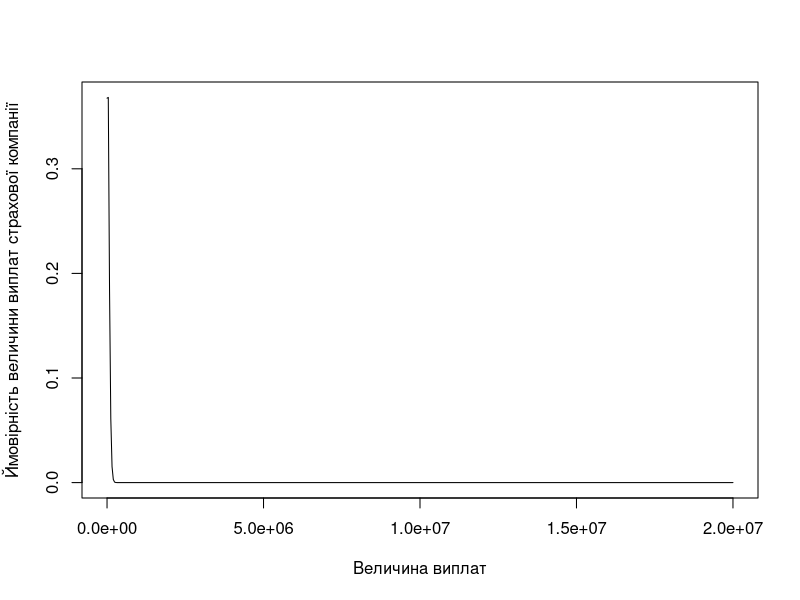
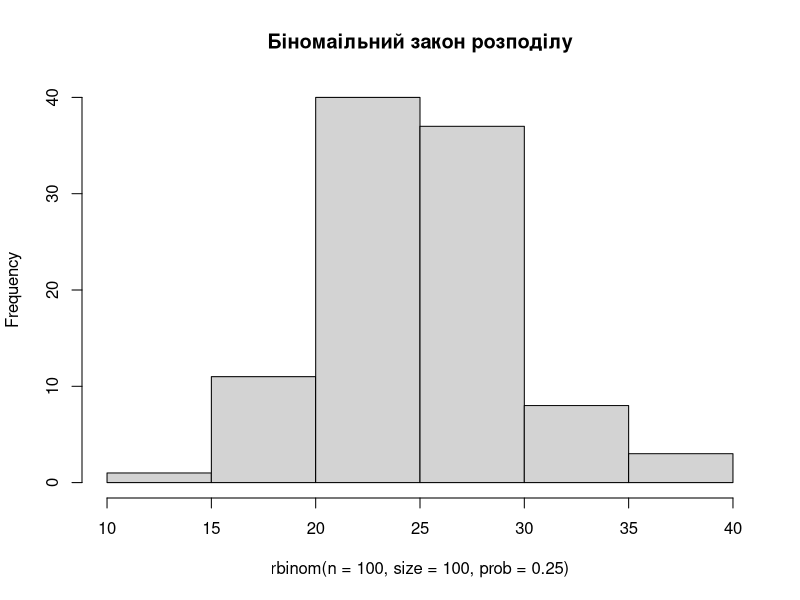
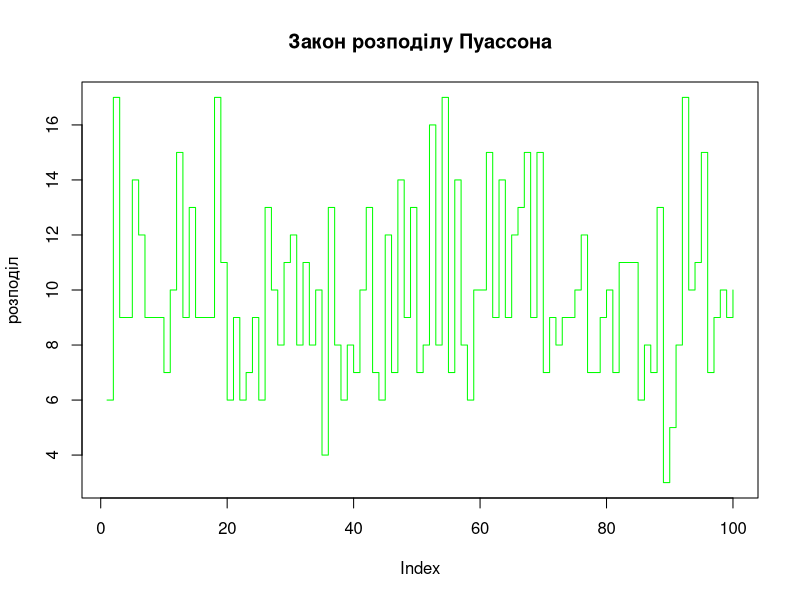
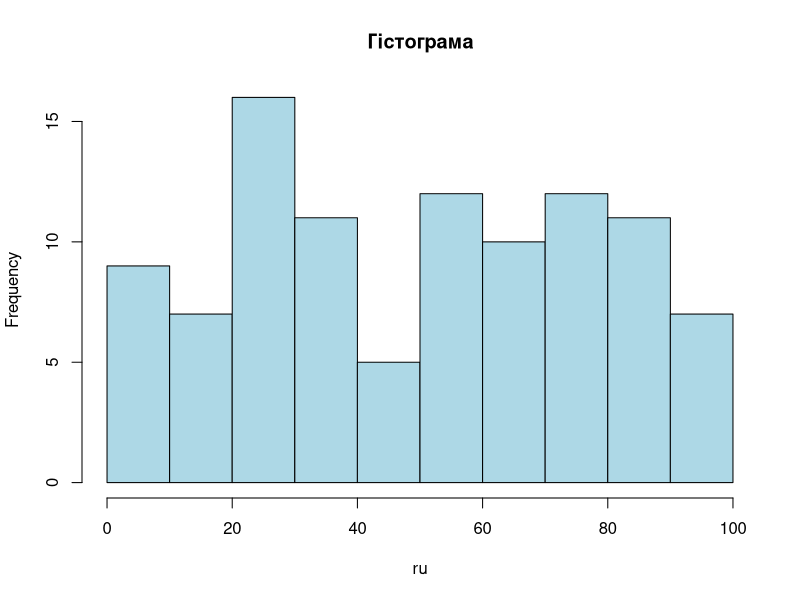
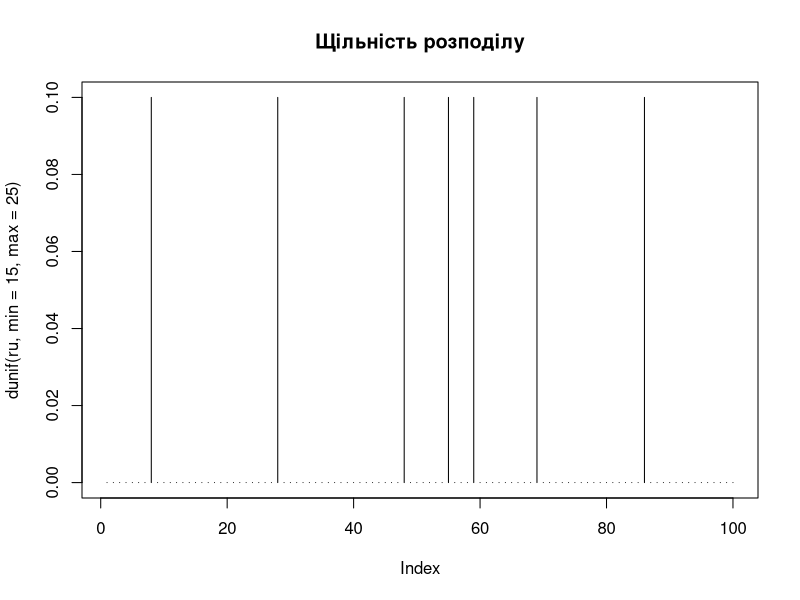
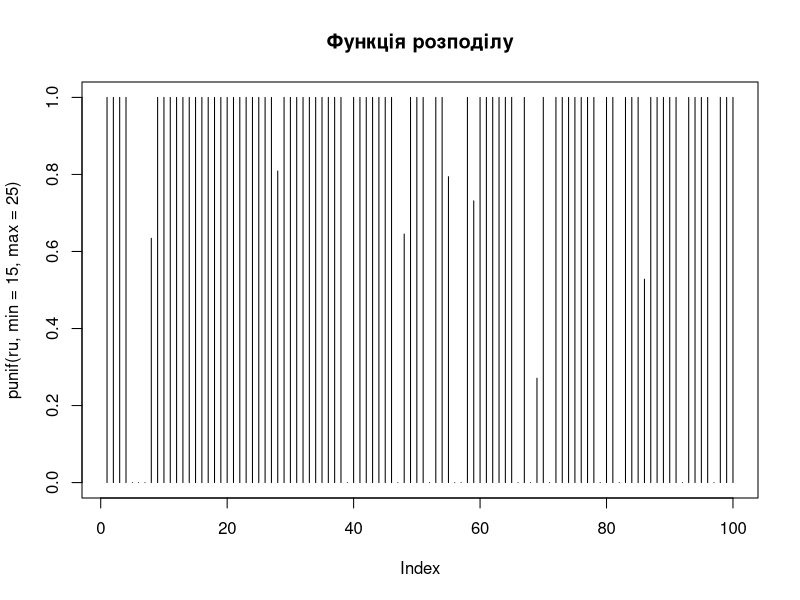
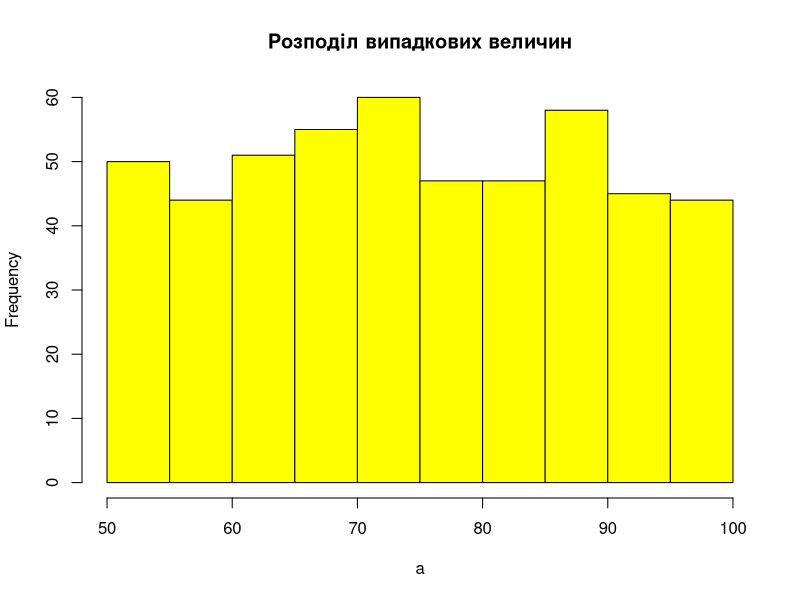
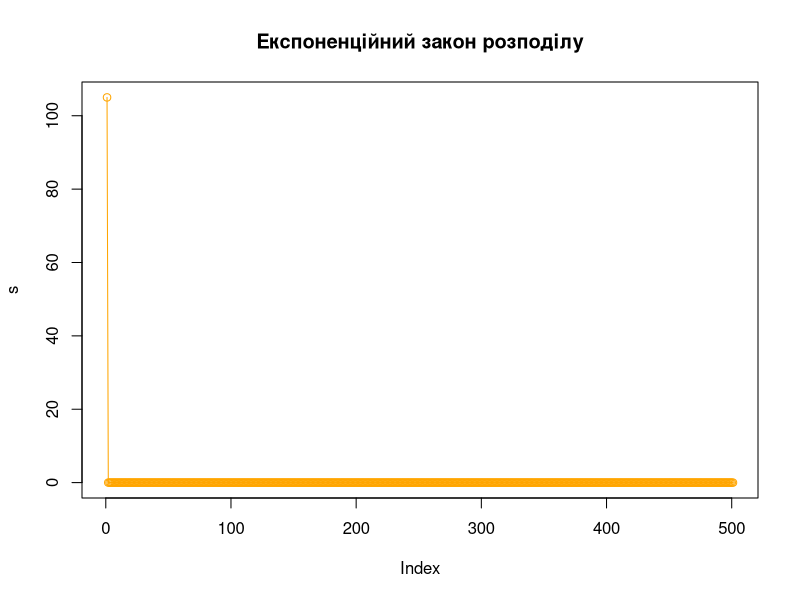

These charts were generated, in order, by the following R code:
#Task1.1
insurance <- dbinom(x = 0:500, size = 500, prob = 0.002)
names(insurance) <- c (0:500 * 40000) 
View(round(insurance, 10))
#Task1.2
plot(c(0:500 * 40000), y = insurance, type = "l", xlab = "Величина виплат", 
     ylab = "Ймовірність величини виплат страхової компанії")
#Task1.3
pbinom(q = 2, size = 500, prob = 0.002)
#Task2
rbinom(n = 100, size = 100, prob = 0.25)
hist(rbinom(n = 100, size = 100, prob = 0.25),
  main = "Біномаільний закон розподілу")
#Task3
rpois(n = 100, lambda = 10)
plot(rpois(n = 100, lambda = 10), type = "s", col = "green", 
     ylab = "розподіл", main = "Закон розподілу Пуассона")
#Task4
rm(list = ls())
ppois(10, lambda = 7) - ppois(5, lambda = 7)
#Task5
ru = runif(n = 100, max = 100)
ru
hist(ru, main = "Гістограма", col = "lightblue")
plot(dunif(ru, min = 15, max = 25), type = "h", main = "Щільність розподілу")
plot(punif(ru, min = 15, max = 25), type = "h", main = "Функція розподілу")
#Task6
a = runif(n = 0:500, min = 50, max = 100)
names(a) = c(0:500)
a
hist(a, main = "Розподіл випадкових величин", col = "yellow")
#Task7
s = dexp(x = 0:500, rate = 105)
plot(s, type = "o", col = "orange",
  main = "Експоненційний закон розподілу")
#Task8
pexp(7, 0.1)
#Task9
m <- rnorm(200, mean = 0, sd = 1)
m
#Task10
w = seq(14, 70, by = 1)
plot(w, dnorm(w, 20, 87), type = "s", col = "blue",
     main = "Нормальний закон розподілу")
plot(w, dnorm(w, 20, 87))